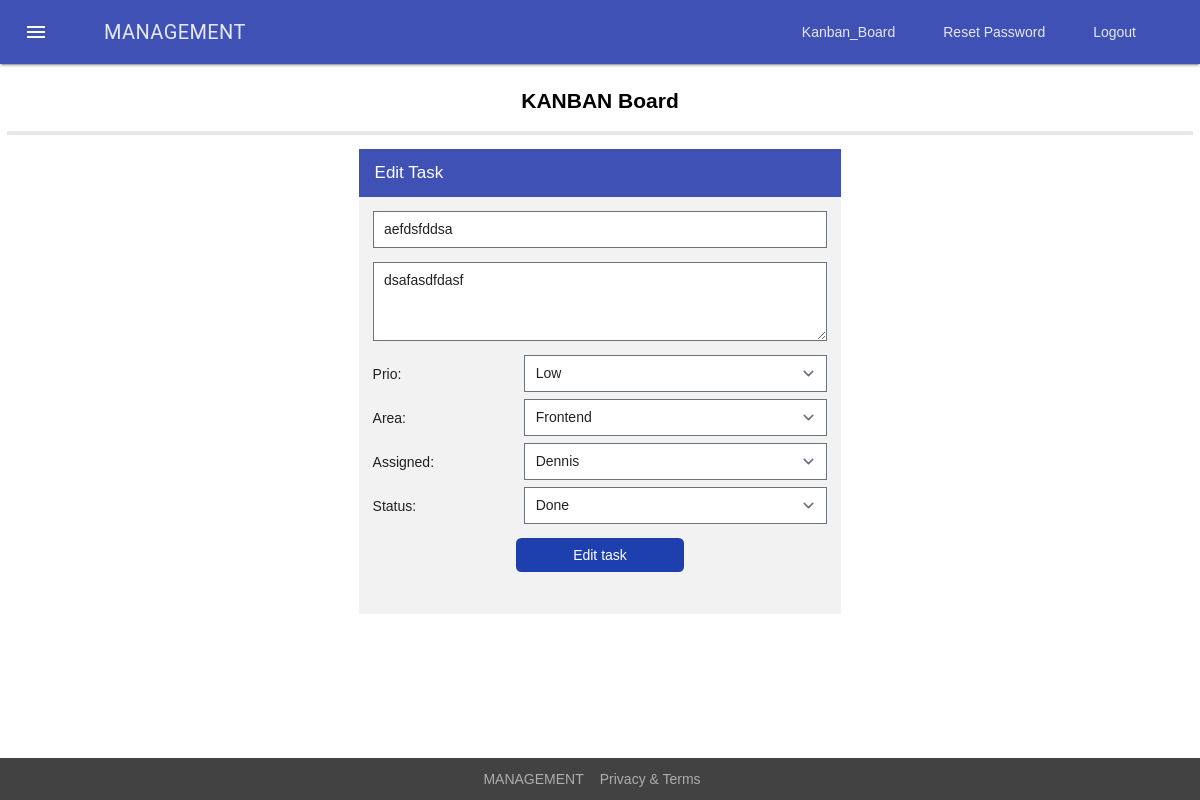
/management/kanban_board/edit-task/104/, run on an earlier commit of the app's database.
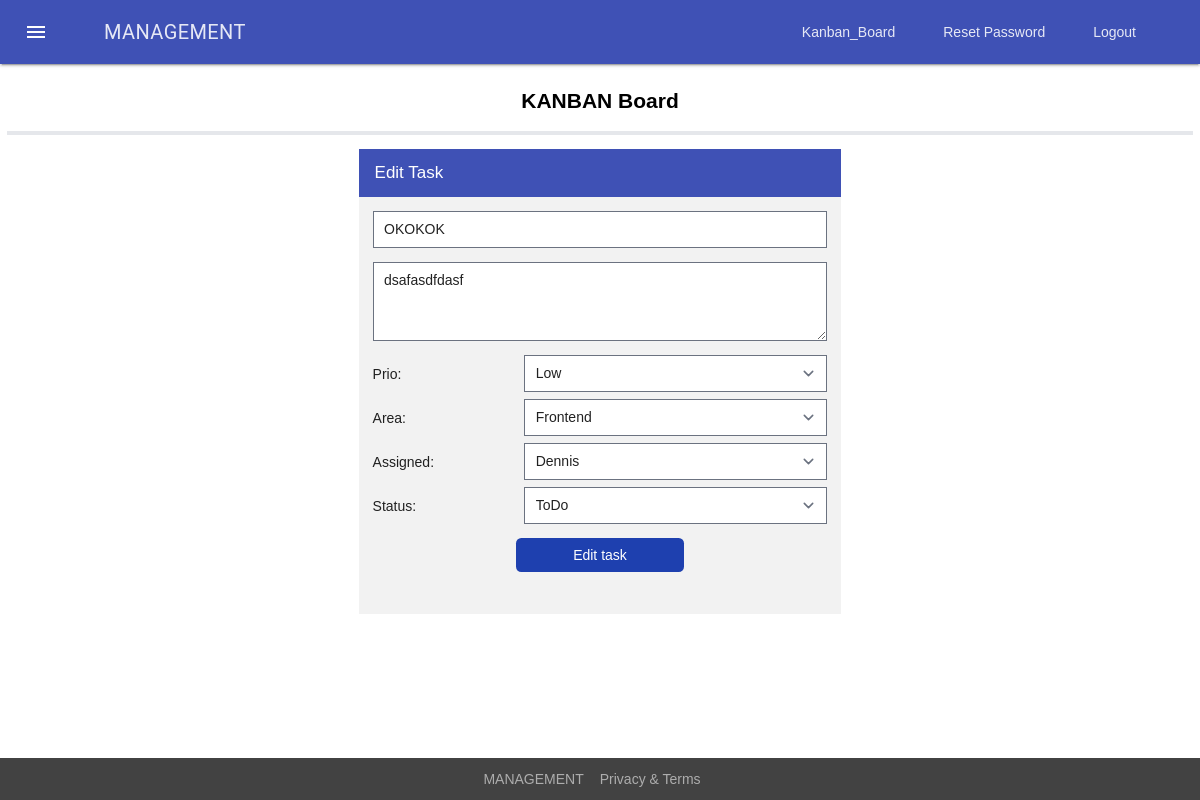
And on a later commit of the database.
### apps/kanban_board/models.py (models this page shows, shortened)
class Task(models.Model):
    title = models.CharField(max_length=200, default="No Title")
    description = models.CharField(max_length=400, default="No description")
    prio = models.CharField(max_length=20, choices=PRIO_CHOICES, default='Low')
    member_type = models.CharField(max_length=20, choices=MEMBER_TYPE_CHOICES, default='Frontend')
    assigned = models.ForeignKey(User, on_delete=models.PROTECT)
    status=models.CharField(max_length=20, choices=STATUS_CHOICES, default='ToDo')
    created_at = models.DateTimeField('date created')
    updated_at = models.DateTimeField('date updated')

### apps/kanban_board/views.py (the view)
# urls.py: path('edit-task/<int:task_id>/', views.edit_task, name='edit_task'),
def edit_task(request, task_id):
    userList = User.objects.all()
    id = task_id
    selectedTask = Task.objects.get(pk=id)
    user = User.objects.get(pk=selectedTask.assigned_id)
    return render(request, 'kanban_board/edit_task.html', {'editTask':selectedTask, 'users': userList, 'currentUser': user})

### templates/kanban_board/edit_task.html (shortened to what this page needs)
{% extends "base/base_template.html" %} {% block content %} {% load static %}
<link rel="stylesheet" href="{% static 'css/kanban_board_css/create_task.css' %}" />
<div class="mdl-card__title mdl-card--expand border-b-4 mb-4">
   <div class="mdl-card--border text-center w-full text-xl font-semibold">
      <a href="{% url 'index_kanban_board' %}" class="mdl-card--border text-2xl font-semibold text-black hover:text-gray-500"> KANBAN Board</a>
   </div>
</div>
<div class="flex justify-center">
   <div class="topnav">
      <a class="active w-full">Edit Task</a>
      <div id="add_Task" class="w-full flex-col items-center pt-2" style="display: flex">
         <form action={% url 'edit_task_successfully' editTask.id  %} method="post" class="w-full px-4">
            <input class="w-full my-2" type="text" name="editTitle" id="editTitle" value="{{ editTask.title }}" minlength="5" maxlength="50" required />
            <textarea
               class="w-full my-2"
               name="editDescription"
               id="editDescription"
               placeholder="Description..."
               minlength="10"
               maxlength="255"
               required
               cols="30"
               rows="3 "
            >
{{ editTask.description }}</textarea
            >
            <div class="flex justify-evenly items-center my-2">
               <label class="w-2/6" for="prio">Prio:</label>
               <select class="w-4/6" name="editPrio" id="editPrio">
                  <option selected="selected">{{ editTask.prio }}</option>
               </select>
            </div>
            <div class="flex justify-evenly items-center my-2">
               <label class="w-2/6" for="memberType">Area:</label>
               <select class="w-4/6" name="editType" id="editType" required>
                  <option selected="selected">{{ editTask.member_type }}</option>
               </select>
            </div>
            <div class="flex justify-evenly items-center my-2">
               <label class="w-2/6" for="prio">Assigned:</label>
               <select class="w-4/6" name="editAssigned" id="editAssigned">
                  <option  selected="selected">{{ currentUser }}</option>
               </select>
            </div>
            <div class="flex justify-evenly items-center my-2">
               <label class="w-2/6" for="status">Status:</label>
               <select class="w-4/6" name="editStatus" id="editStatus" required>
                  <option selected="selected">{{ editTask.status }}</option>
               </select>
            </div>
            <div class="flex justify-evenly w-full my-2">
               <button class="w-48 text-white px-4 py-2 my-2 bg-blue-800 hover:bg-opacity-50 rounded-md" type="submit">Edit task</button>
            </div>
         </form>
      </div>
   </div>
</div>
{% endblock %}

What changed in the data, as far as the page shows it:
changed Task "dsafasdfdasf": editTitle "aefdsfddsa" → "OKOKOK"; editStatus "Done" → "ToDo"
